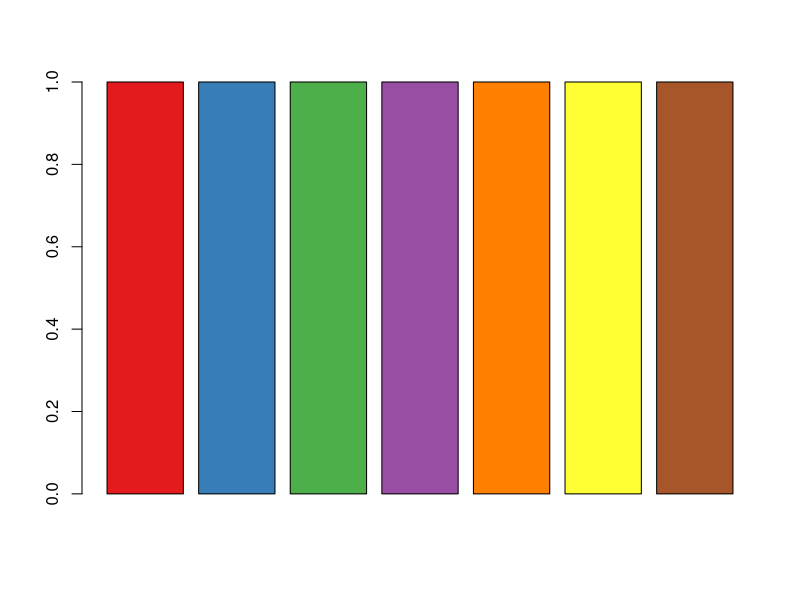
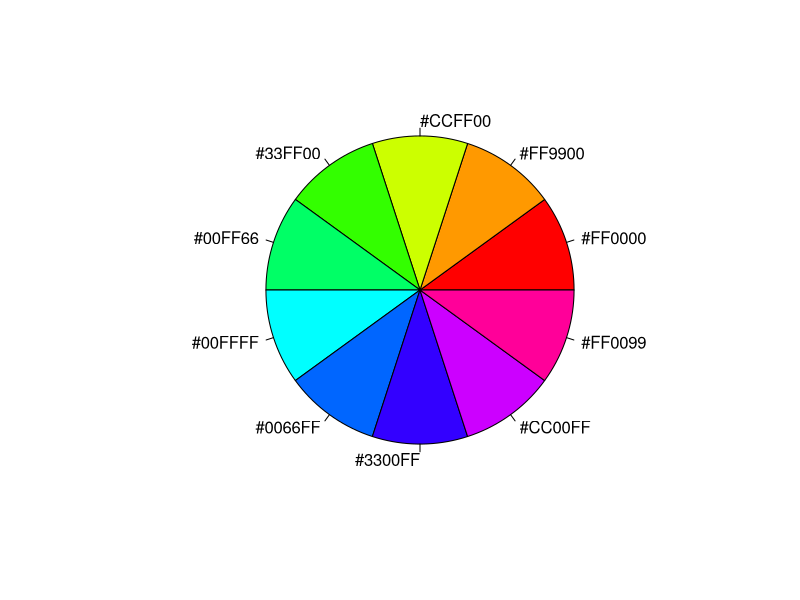
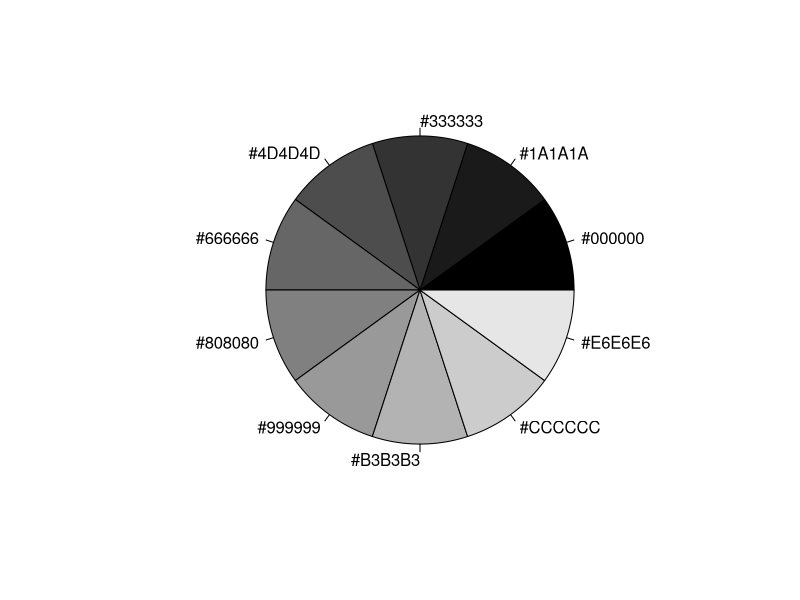
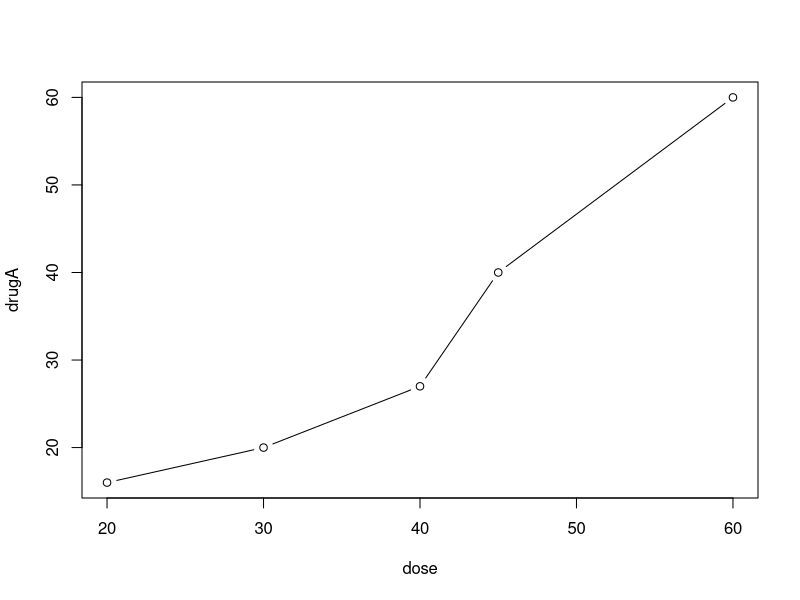
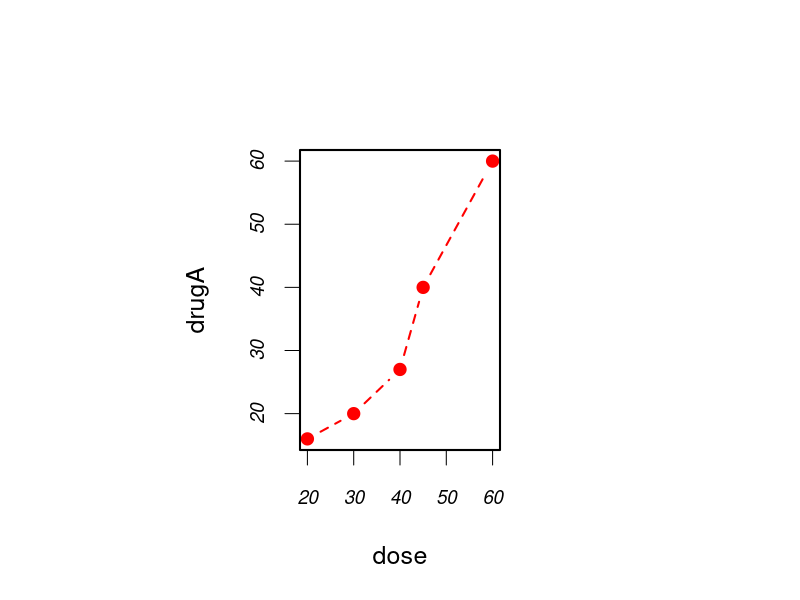
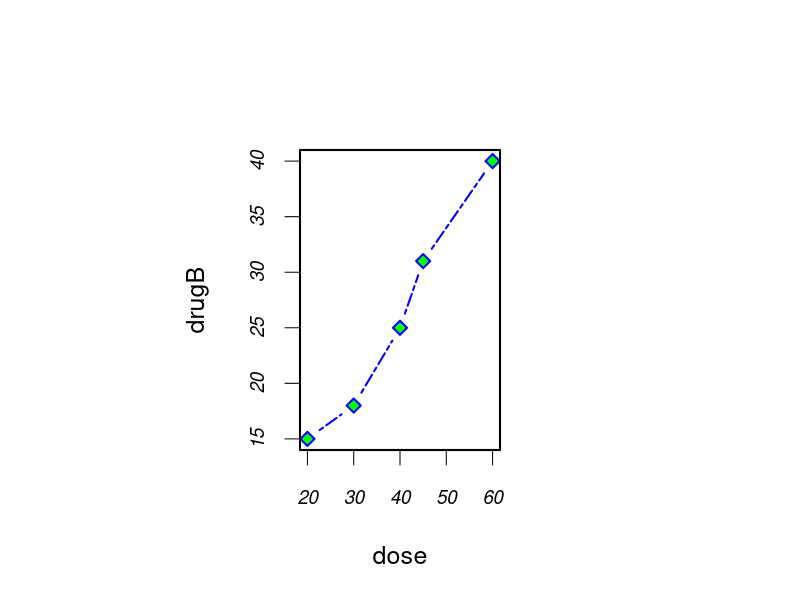
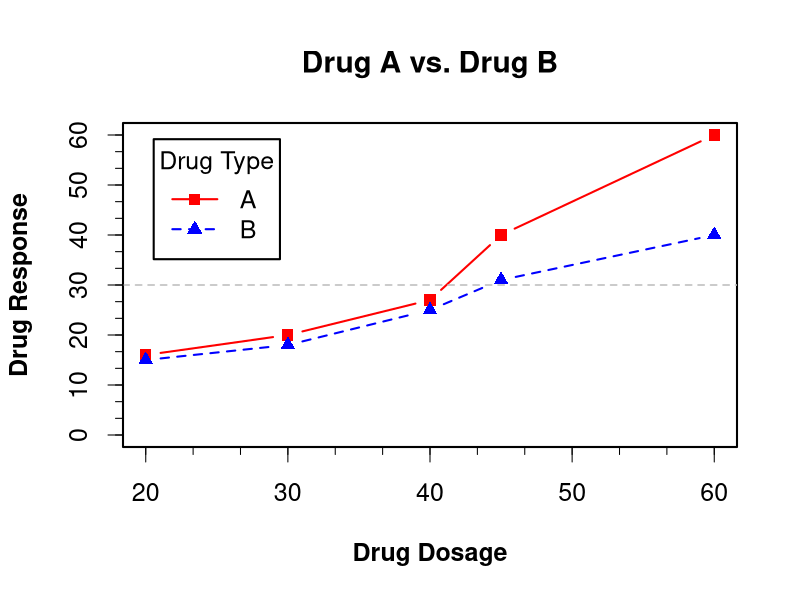
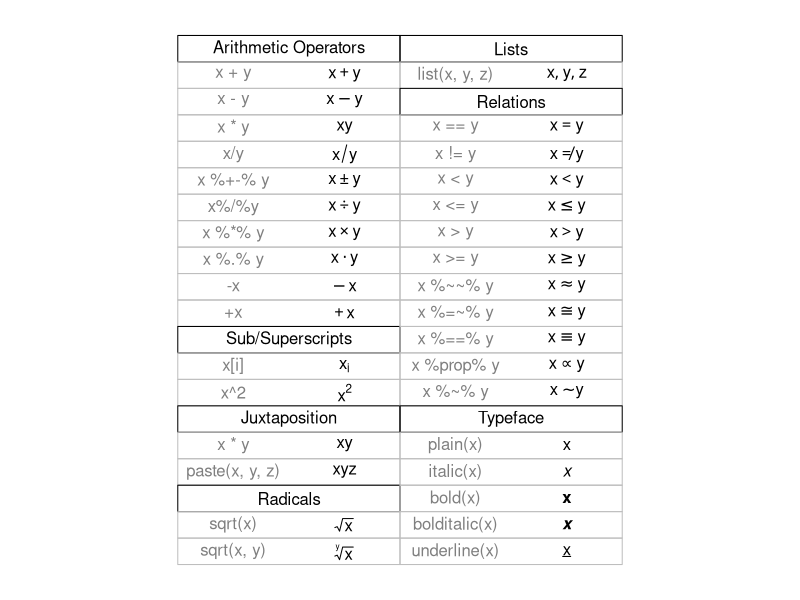

The R source for these figures, in order: (Note: this script raises an error after producing the figures.)

# Chapter3. Getting Started with Graphs


# This chapter covers
#   Creating and saving graphs
#   Customizing symbols, lines, colors, and axes
#   Annotating with text and titles
#   Controlling a graph’s dimensions
#   Combining multiple graphs into one

# Remove most objects from the working environment
rm(list = ls()) 
options(stringsAsFactors = F)



# Section 3.3 Graphical Parameters
?par 
# equal
help("par")

## Section 3.3.2 Colors
library(RColorBrewer)
n <- 7
mycolors <- brewer.pal(n, "Set1")
barplot(rep(1,n), col = mycolors)

n <- 10
mycolors <- rainbow(n)
pie(rep(1,n),labels = mycolors,col = mycolors)
mygrays <- gray(0:n/n)
pie(rep(1,n), labels = mygrays, col = mygrays)

# context
quartzFonts()
names(postscriptFonts())

## Section 3.3.4. Graph and margin dimensions
## code listing 3.1
dose <- c(20, 30, 40, 45, 60)
drugA <- c(16, 20, 27, 40, 60)
drugB <- c(15, 18, 25, 31, 40)

plot(dose, drugA, type = "b")

opar <- par(no.readonly = TRUE)

# par(): control global graphs
par(pin=c(2,3))
par(lwd=2, cex=1.5)
par(cex.axis=.75, font.axis=3)

# plot(): control current settings
plot(dose, drugA, type = "b", pch=19, lty=2, col="red")
plot(dose, drugB, type = "b", pch=23, lty=6, col="blue", bg="green")

# At end of plotting, reset to previous settings:
par(opar)


# code listing 3.3
dose <- c(20, 30, 40, 45, 60)
drugA <- c(16, 20, 27, 40, 60)
drugB <- c(15, 18, 25, 31, 40)

opar <- par(no.readonly = TRUE)
opar

par(lwd=2, cex=1.5, font.lab=2)

plot(dose, drugA, type = "b", 
     pch=15, lty=1, col="red",ylim = c(0,60),
     main = "Drug A vs. Drug B",
     xlab = "Drug Dosage", ylab = "Drug Response")

lines(dose, drugB, type = "b", 
      pch=17, lty=2, col="blue")
# Add Reference lines
abline(h=c(30), lwd=1.5, lty=2, col="gray")

# Add Minor Tick Marks
library(Hmisc)
minor.tick(nx=3, ny=3, tick.ratio=0.5)

legend("topleft", inset=0.05, title = "Drug Type", c("A", "B"),
       lty=c(1, 2), pch=c(15, 17), col=c("red", "blue"))

par(opar)

# Math Annotations
demo(plotmath)

# 3.4.5. Text annotations
text(location, "text to place", pos, ...)
mtext("text to place", side, line=n, ...)

# 3.5. Combining graphs
help("layout")

# 3.5.1. Creating a figure arrangement with fine control
# code listing 3.4
opar <- par(no.readonly = T)
par(fig=c(0, 0.8, 0, 0.8))
plot(mtcars$wt, mtcars$mpg,
     xlab = "Miles Per Gallon",
     ylab = "Car Weight")

par(fig=c(0, 0.8, 0.55, 1), new=TRUE)
boxplot(mtcars$wt, horizontal = T, axes=FALSE)

par(fig=c(0.65, 1, 0, 0.8), new=TRUE)
boxplot(mtcars$mpg, axes=F)

mtext("Enhanced Scatterplot", side = 3, outer = T, line = -3)
par(opar)
